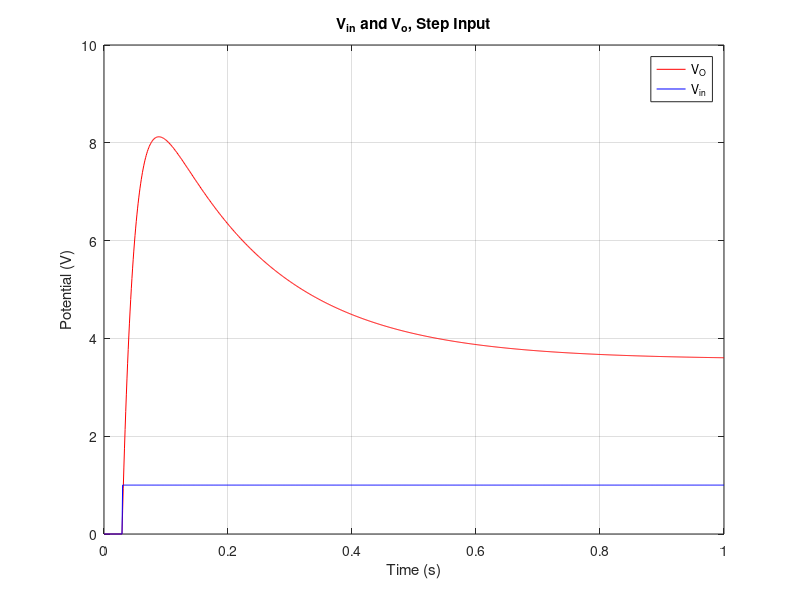

Write the MATLAB code that produced this figure. (Note: this script raises an error after producing the figure.)

%% Assignment 4 Part 2
%Simulation of circuit response to Step Function input

R0 = 1000;
R1 = 1;
R2 = 2;
R3 = 10;
R4 = 0.1;
C1 = 0.25;
L = 0.2;
a = 100;

G0 = 1/R0;
G1 = 1/R1;
G2 = 1/R2;
G3 = 1/R3;
G4 = 1/R4;

step = 1000;
iterations = 15;
t = linspace(0, 1, step);
dt = 10^-3;


V = zeros(7, step);
V_start = zeros(7, 1);
V_prev = zeros(7, 1);
Vs = zeros(1, step);
Vo = zeros(1, step);
V1 = zeros(1, step);
V2 = zeros(1, step);
V3 = zeros(1, step);
V4 = zeros(1, step);
IL = zeros(1, step);
I3 = zeros(1, step);

  % V1    V2     IL    V3    I3    V4    V0
G = [1    0      0     0     0     0     0;
    -G2   G1+G2 -1     0     0     0     0;
     0    1      0    -1     0     0     0;
     0    0     -1     G3    0     0     0;
     0    0      0     0    -a     1     0;
     0    0      0     G3   -1     0     0;
     0    0      0     0     0    -G4   G4+G0];

  % V1    V2     IL    V3    I3    V4    V0
C = [0    0      0     0     0     0     0;
    -C1   C1     0     0     0     0     0;
     0    0      -L    0     0     0     0;
     0    0      0     0     0     0     0;
     0    0      0     0     0     0     0;
     0    0      0     0     0     0     0;
     0    0      0     0     0     0     0 ];


for time = 1:step
     Vs = time >30;
     F = [Vs 0 0 0 0 0 0];
     V(:,time) = (C./dt+G)\(F'+C*V_prev/dt);
     V_prev = V(:, time);   
end

fft_V = fft(V');
ffts_V = fftshift(fft_V);



figure(1)
plot(t, V(7,:), 'r')
hold on
plot(t, V(1,:), 'b')
title('V_{in} and V_{o}, Step Input')
xlabel('Time (s)')
ylabel('Potential (V)')
legend('V_{O}','V_{in}')
grid on

freq = linspace(-step/4,step/4,step);

nexttile

plot (freq, (abs(ffts_V(:,7))), 'r');
hold on
plot (freq, (abs(ffts_V(:,1))), 'b');
title("V_{in} and V_{o}, Frequency Domain")
legend('V_{O}','V_{in}')
ylabel('Potential (dB)');
xlabel('Frequency (Hz)');
